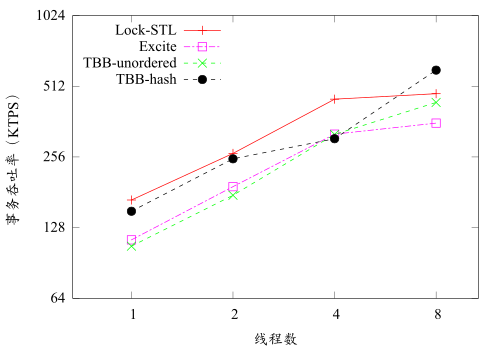

This chart was generated by the following gnuplot code:
set terminal pdfcairo enhanced color dashed font "Times New Roman,16" size 5,3.5
set output "workloada.pdf"
set style data lines
set ylabel '事务吞吐率（KTPS）'
set yrange [64:1024]
set logscale y 2
set xrange [0.67:10.67]
set logscale x 2
set xlabel '线程数'
set key left top
plot 'workloada.result' using 1:2 with linespoints ls 1 lw 2  title "Lock-STL", \
    '' using 1:3 with linespoints ls 4 lw 2  title "Excite", \
    '' using 1:4 with linespoints ls 2 lw 2  title "TBB-unordered", \
    '' using 1:5 with linespoints ls 7 lw 2  title "TBB-hash"
